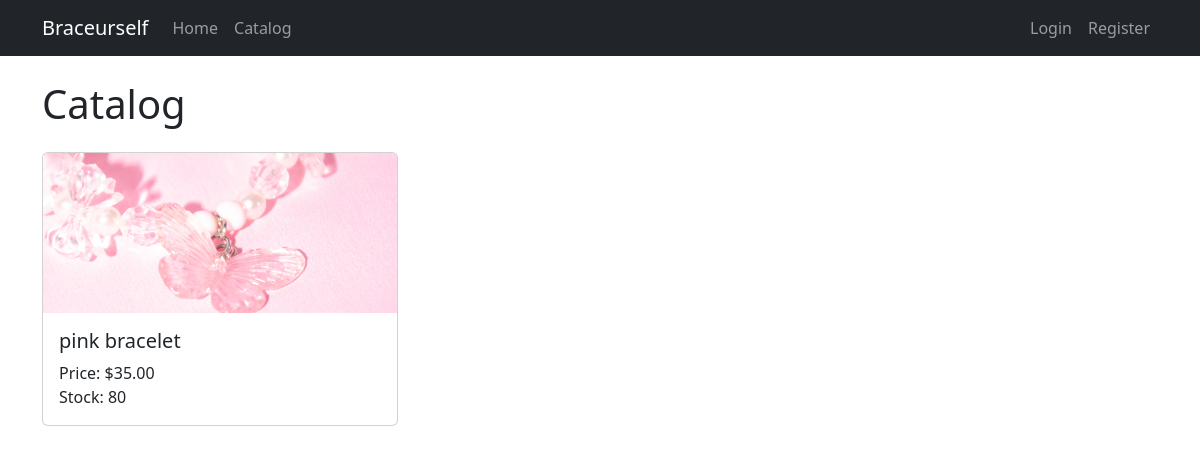
The app's page /catalog/, older data.
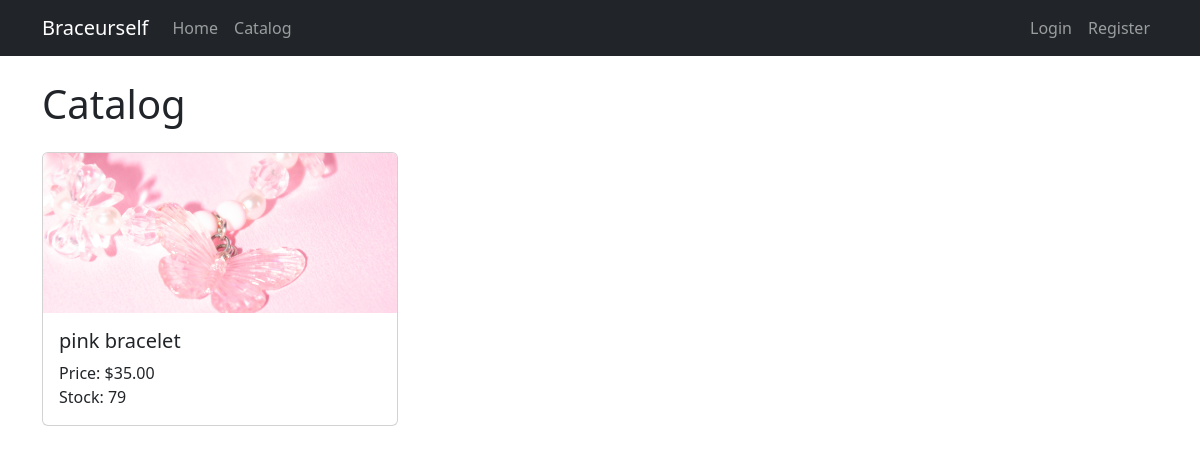
The same page, newer data.
### shop/models.py (models this page shows, shortened)
class Product(models.Model):
    name = models.CharField(max_length=100)
    price = models.DecimalField(max_digits=8, decimal_places=2)
    image = models.ImageField(upload_to='product_images/')
    created_by = models.ForeignKey(SellerProfile, on_delete=models.CASCADE)
    stock = models.PositiveIntegerField(default=0)

### shop/views.py (the view)
# urls.py: path('catalog/', views.catalog, name='catalog'),
def catalog(request):
    products = Product.objects.all()
    return render(request, 'shop/catalog.html', {'products': products})

### shop/templates/shop/catalog.html (shortened to what this page needs)
{% extends 'shop/base.html' %}
{% block content %}
<h1 class="mb-4">Catalog</h1>
{% if products %}
    <div class="row">
    {% for product in products %}
        <div class="col-md-4 mb-4">
            <div class="card h-100">
                {% if product.image %}
                    <img src="{{ product.image.url }}" class="card-img-top" alt="{{ product.name }}" style="width:100%;height:160px;object-fit:cover;">
                {% else %}
                    <div class="card-img-top bg-light d-flex align-items-center justify-content-center" style="height:160px;">
                        <span class="text-muted">No image</span>
                    </div>
                {% endif %}
                <div class="card-body">
                    <h5 class="card-title">{{ product.name }}</h5>
                    <p class="card-text">Price: ${{ product.price }}<br>Stock: {{ product.stock }}</p>
                </div>
            </div>
        </div>
    {% endfor %}
    </div>
{% else %}
    <p>No products available.</p>
{% endif %}
{% endblock %}

Row changes from the older to the newer data that the page shows:
changed Product "pink bracelet": stock "80" → "79"
